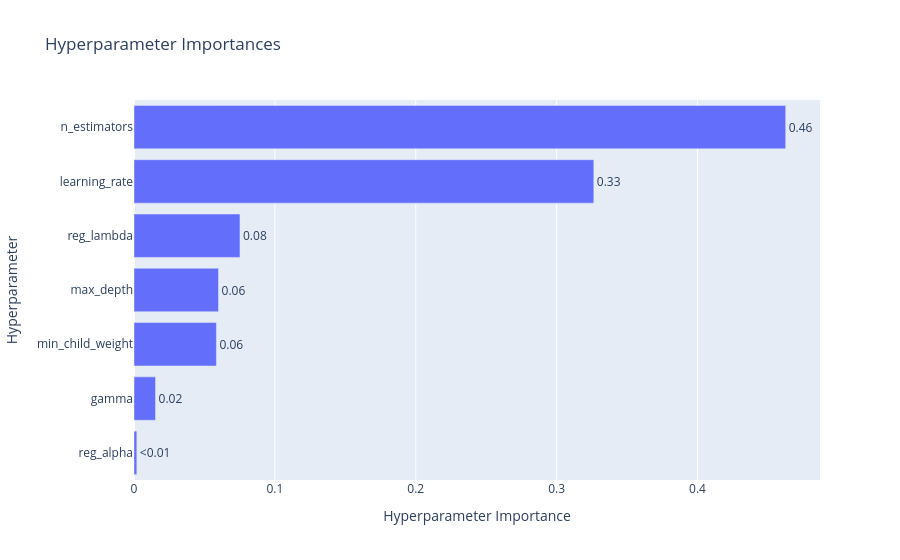
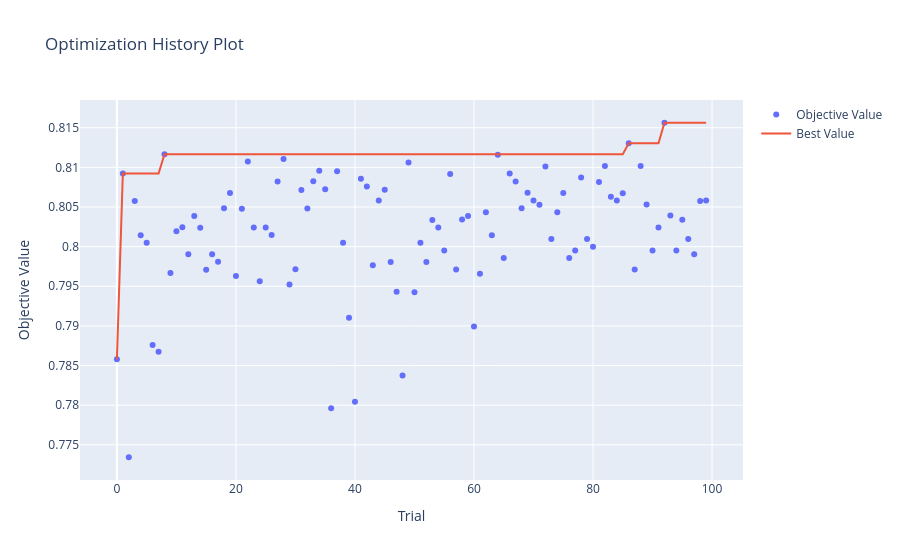
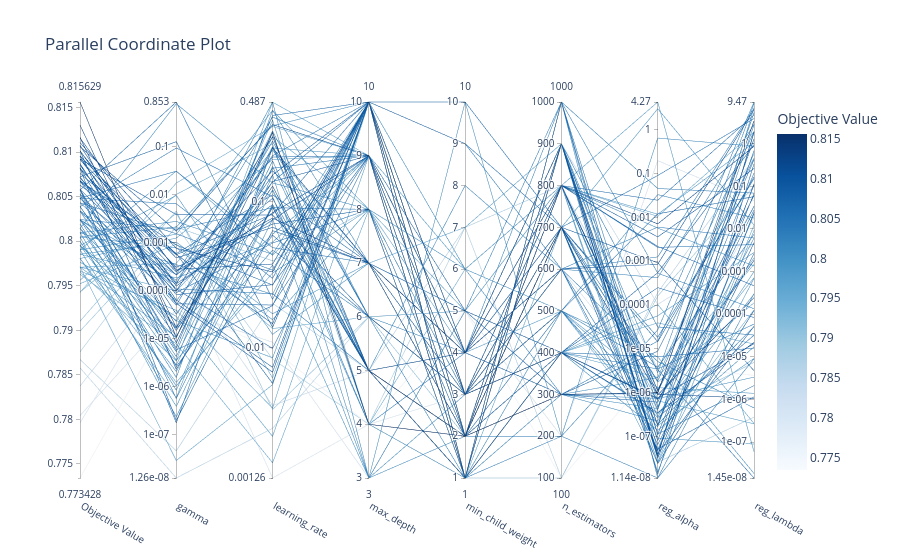

The notebook cell saved with these charts, in order:
### Code cell
import optuna.visualization as vis
vis.plot_param_importances(study_xgb).show()
vis.plot_optimization_history(study_xgb).show()
vis.plot_parallel_coordinate(study_xgb).show()
